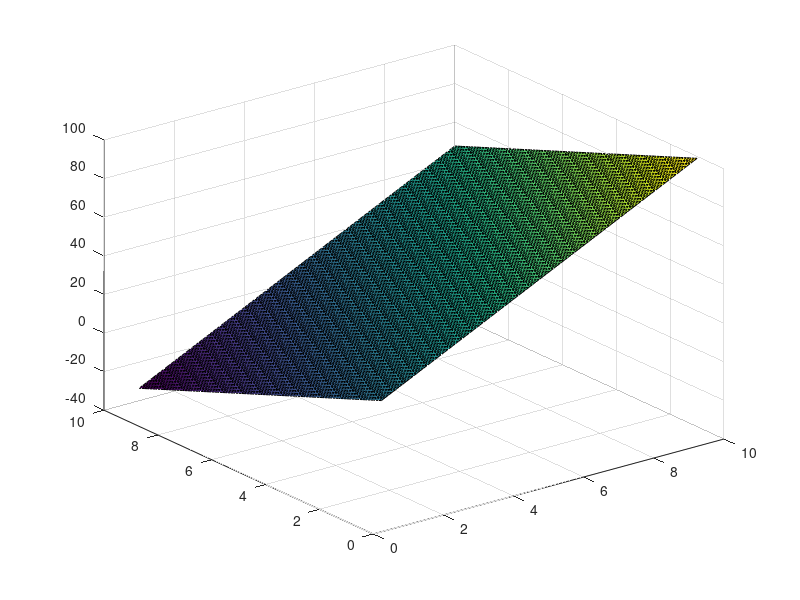

Write MATLAB code to recreate this figure.
clc;close;clear;

x1 = [0 1 1 2 2 3 3 4 4 ]';
x2 = [0 1 2 1 2 1 2 1 2]';
y = [15.1 17.9 12.7 25.6 20.5 35.1 29.7 45.4 40.2]';
Z = [ones(size(x1)) x1 x2];

a = Z\y
p = @(t,u) a(1)+a(2).*t+a(3).*u;
[X,Y] = meshgrid(1:0.1:10, 1:0.1:10);
Znew = p(X,Y);
surf(X,Y,Znew);

St = sum((y-mean(y)).^2)
Sr = sum((y-Z*a).^2)
r2 = 1 -Sr/St
syx = sqrt(Sr/(length(x1)-length(a)))